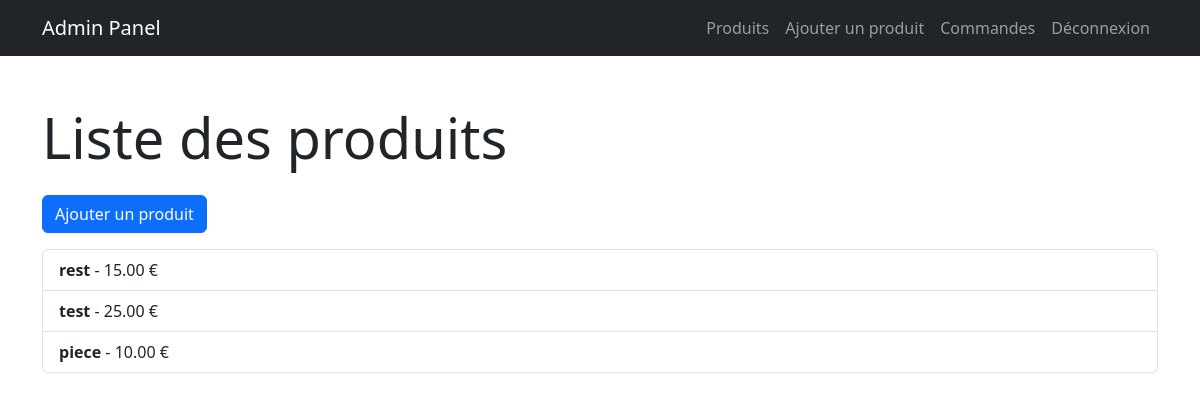
The page /products (signed in) on the database its author committed.
### tables this page shows
CREATE TABLE `products` (
  `id` int NOT NULL,
  `name` varchar(255) NOT NULL,
  `price` decimal(10,2) NOT NULL
);

### app/controllers/ProductController.php (called while the page is built, shortened)
<?php
class ProductController {
    public function index() {
        $productModel = new ProductModel();
        $products = $productModel->getAllProducts();
        require_once __DIR__ . '/../views/products.php';
    }
}

### public/index.php (called while the page is built, shortened)
<?php
require_once '../core/Database.php';
require_once '../core/Router.php';
require_once '../app/controllers/ProductController.php';
require_once '../app/models/ProductModel.php';
$router = new Router();
$router->addRoute('/products', 'ProductController', 'index');
$router->addRoute('/product/create', 'ProductController', 'create');
$router->addRoute('/product/store', 'ProductController', 'store');
$router->addRoute('/orders', 'OrderController', 'index');
$router->addRoute('/order/create', 'OrderController', 'create');
$router->addRoute('/order/store', 'OrderController', 'store');
$router->addRoute('/order/view/{id}', 'OrderController', 'view');
$router->addRoute('/order/confirmation', 'OrderController', 'confirmation');
$router->addRoute('/login', 'AuthController', 'login');
$router->addRoute('/register', 'AuthController', 'register');
$router->addRoute('/logout', 'AuthController', 'logout');
$router->handleRequest();

### core/Database.php (called while the page is built, shortened)
<?php
class Database {
    private $host = 'localhost';
    private $dbName = 'commerce';
    private $username = 'eliess';
    private $password = 'Eliess2001#@!';
    public function getConnection() {
        $this->conn = null;
        try {
            $this->conn = new PDO("mysql:host={$this->host};dbname={$this->dbName}", $this->username, $this->password);
            $this->conn->setAttribute(PDO::ATTR_ERRMODE, PDO::ERRMODE_EXCEPTION);
        } catch (PDOException $exception) {
            echo "Erreur de connexion : " . $exception->getMessage();
        }
        return $this->conn;
    }
}

### app/models/ProductModel.php (called while the page is built, shortened)
<?php
class ProductModel {
    private $conn;
    public function __construct() {
        $this->conn = (new Database())->getConnection();
    }
    public function getAllProducts() {
        $query = "SELECT * FROM products";
        $stmt = $this->conn->prepare($query);
        $stmt->execute();
        return $stmt->fetchAll(PDO::FETCH_ASSOC);
    }
}

### app/views/products.php (the view)
<?php include 'partials/header.php'; ?>
<?php include 'partials/navbar.php'; ?>
<div class="container mt-5">
    <h1 class="display-4 mb-4">Liste des produits</h1>
    <a href="/product/create" class="btn btn-primary mb-3">Ajouter un produit</a>
    <ul class="list-group">
        <?php foreach ($products as $product): ?>
            <li class="list-group-item">
                <strong><?php echo $product['name']; ?></strong> -
                <?php echo $product['price']; ?> €
            </li>
        <?php endforeach; ?>
    </ul>
</div>
<?php include 'partials/footer.php'; ?>

### core/Router.php (shortened to what this page needs)
<?php
class Router {
    private $routes = [];
    public function addRoute($url, $controller, $action) {
        $this->routes[rtrim($url, '/')] = ['controller' => $controller, 'action' => $action];
    }
    public function handleRequest() {
        $url = rtrim($_SERVER['REQUEST_URI'], '/');
        foreach ($this->routes as $route => $controllerAction) {
            $routePattern = preg_replace('/\{[a-zA-Z0-9_]+\}/', '([a-zA-Z0-9_]+)', $route);
            if (preg_match('#^' . $routePattern . '$#', $url, $matches)) {
                $controllerName = $controllerAction['controller'];
                $action = $controllerAction['action'];
                $params = array_slice($matches, 1);
                if (class_exists($controllerName)) {
                    $controller = new $controllerName();
                    if (method_exists($controller, $action)) {
                        call_user_func_array([$controller, $action], $params);
                    } else {
                        echo "L'action '$action' n'existe pas.";
                    }
                } else {
                    echo "Le contrôleur '$controllerName' n'existe pas.";
                }
                return;
            }
        }
    }
}

### rows shown on the page
products: name "rest", price "15.00"
products: name "test", price "25.00"
products: name "piece", price "10.00"
